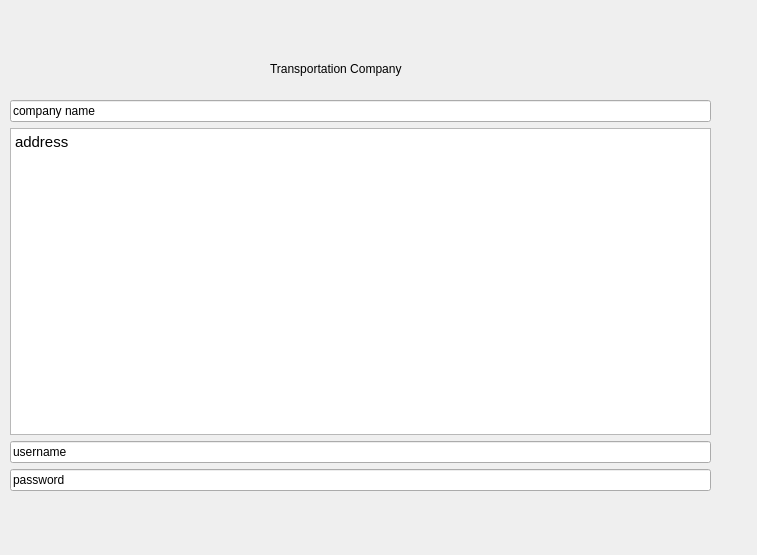
<?xml version="1.0" encoding="UTF-8"?>
<ui version="4.0">
 <class>TransportRegDialog</class>
 <widget class="QDialog" name="TransportRegDialog">
  <property name="geometry">
   <rect>
    <x>0</x>
    <y>0</y>
    <width>757</width>
    <height>555</height>
   </rect>
  </property>
  <property name="windowTitle">
   <string>Dialog</string>
  </property>
  <widget class="QLabel" name="label">
   <property name="geometry">
    <rect>
     <x>270</x>
     <y>60</y>
     <width>201</width>
     <height>17</height>
    </rect>
   </property>
   <property name="text">
    <string>Transportation Company</string>
   </property>
  </widget>
  <widget class="QWidget" name="verticalLayoutWidget">
   <property name="geometry">
    <rect>
     <x>10</x>
     <y>100</y>
     <width>701</width>
     <height>391</height>
    </rect>
   </property>
   <layout class="QVBoxLayout" name="verticalLayout">
    <item>
     <widget class="QLineEdit" name="lineEdit">
      <property name="inputMask">
       <string>company name</string>
      </property>
      <property name="text">
       <string>company name</string>
      </property>
     </widget>
    </item>
    <item>
     <widget class="QTextEdit" name="textEdit">
      <property name="html">
       <string>&lt;!DOCTYPE HTML PUBLIC &quot;-//W3C//DTD HTML 4.0//EN&quot; &quot;http://www.w3.org/TR/REC-html40/strict.dtd&quot;&gt;
&lt;html&gt;&lt;head&gt;&lt;meta name=&quot;qrichtext&quot; content=&quot;1&quot; /&gt;&lt;style type=&quot;text/css&quot;&gt;
p, li { white-space: pre-wrap; }
&lt;/style&gt;&lt;/head&gt;&lt;body style=&quot; font-family:'Ubuntu'; font-size:11pt; font-weight:400; font-style:normal;&quot;&gt;
&lt;p style=&quot; margin-top:0px; margin-bottom:0px; margin-left:0px; margin-right:0px; -qt-block-indent:0; text-indent:0px;&quot;&gt;address&lt;/p&gt;&lt;/body&gt;&lt;/html&gt;</string>
      </property>
     </widget>
    </item>
    <item>
     <widget class="QLineEdit" name="lineEdit_3">
      <property name="text">
       <string>username</string>
      </property>
     </widget>
    </item>
    <item>
     <widget class="QLineEdit" name="lineEdit_2">
      <property name="text">
       <string>password</string>
      </property>
     </widget>
    </item>
   </layout>
  </widget>
 </widget>
 <resources/>
 <connections/>
</ui>
